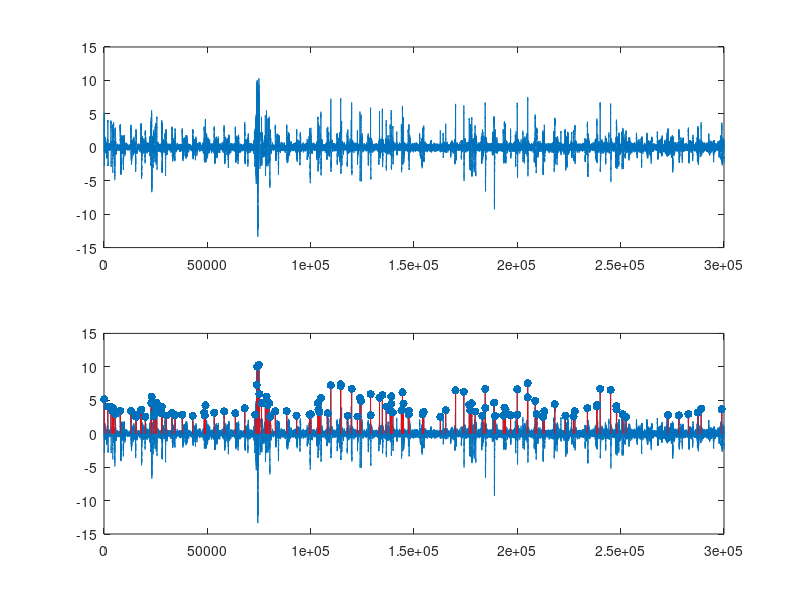

Reproduce this figure in MATLAB.
% Question.2.2
% count number of eye blinks in the given data

clc;
clear;
load('eye.mat');
eyeData = E; % change the variable name to a better one :)

% we want to analyze the data with a moving window with the length of
% 500 samples
% total length of our data is 300000 samples

windowLength = 500;
blinkNum = 0; % a variable to save number of blinks
blinkTime = []; % a vector to save times of blinkings
for i=1:(length(eyeData)/windowLength)
    [maximum, index] = max(eyeData((i-1)*windowLength+1:i*windowLength));
    if(maximum > 2.5) % condition of blinking is if the maximum data in a window is more than 2.5
        blinkNum = blinkNum + 1
        blinkTime = [blinkTime, index+(i-1)*500];
    end
end

subplot(2,1,1);
plot(eyeData);
subplot(2,1,2);
plot(eyeData);
hold on;
line([blinkTime;blinkTime],[zeros(size(blinkTime));eyeData(blinkTime)],'Color','red');
scatter([blinkTime],[eyeData(blinkTime)],'filled');
